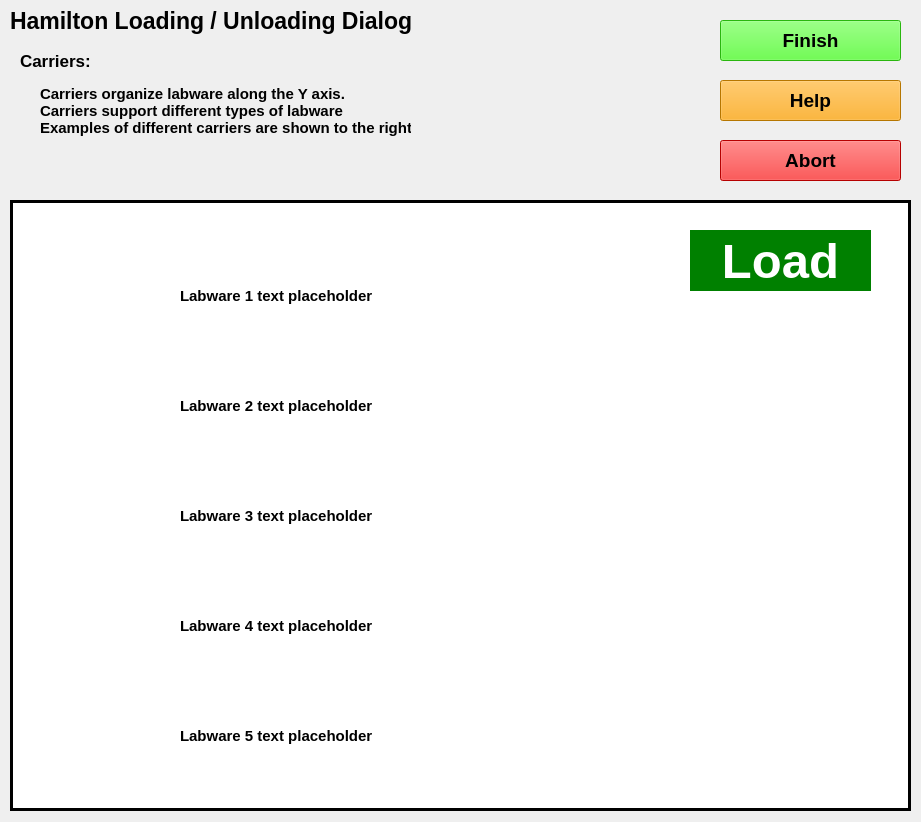
<?xml version="1.0" encoding="UTF-8"?>
<ui version="4.0">
 <class>dd5</class>
 <widget class="QWidget" name="dd5">
  <property name="geometry">
   <rect>
    <x>0</x>
    <y>0</y>
    <width>921</width>
    <height>822</height>
   </rect>
  </property>
  <property name="sizePolicy">
   <sizepolicy hsizetype="Preferred" vsizetype="Preferred">
    <horstretch>0</horstretch>
    <verstretch>0</verstretch>
   </sizepolicy>
  </property>
  <property name="minimumSize">
   <size>
    <width>0</width>
    <height>0</height>
   </size>
  </property>
  <property name="contextMenuPolicy">
   <enum>Qt::DefaultContextMenu</enum>
  </property>
  <property name="windowTitle">
   <string>5 Position Carrier Dialog</string>
  </property>
  <widget class="QLabel" name="title">
   <property name="geometry">
    <rect>
     <x>10</x>
     <y>0</y>
     <width>421</width>
     <height>41</height>
    </rect>
   </property>
   <property name="font">
    <font>
     <family>Segoe UI</family>
     <pointsize>17</pointsize>
     <bold>true</bold>
    </font>
   </property>
   <property name="layoutDirection">
    <enum>Qt::LeftToRight</enum>
   </property>
   <property name="text">
    <string>Hamilton Loading / Unloading Dialog</string>
   </property>
   <property name="alignment">
    <set>Qt::AlignLeading|Qt::AlignLeft|Qt::AlignVCenter</set>
   </property>
  </widget>
  <widget class="QLabel" name="carrier_info_header">
   <property name="geometry">
    <rect>
     <x>20</x>
     <y>40</y>
     <width>71</width>
     <height>41</height>
    </rect>
   </property>
   <property name="font">
    <font>
     <family>Segoe UI</family>
     <pointsize>13</pointsize>
     <bold>true</bold>
    </font>
   </property>
   <property name="layoutDirection">
    <enum>Qt::LeftToRight</enum>
   </property>
   <property name="text">
    <string>Carriers:</string>
   </property>
   <property name="alignment">
    <set>Qt::AlignLeading|Qt::AlignLeft|Qt::AlignVCenter</set>
   </property>
  </widget>
  <widget class="QLabel" name="carrier_info_bullets">
   <property name="geometry">
    <rect>
     <x>40</x>
     <y>80</y>
     <width>371</width>
     <height>61</height>
    </rect>
   </property>
   <property name="font">
    <font>
     <family>Segoe UI</family>
     <pointsize>11</pointsize>
     <bold>true</bold>
    </font>
   </property>
   <property name="layoutDirection">
    <enum>Qt::LeftToRight</enum>
   </property>
   <property name="text">
    <string>Carriers organize labware along the Y axis.
Carriers support different types of labware
Examples of different carriers are shown to the right.</string>
   </property>
   <property name="alignment">
    <set>Qt::AlignLeading|Qt::AlignLeft|Qt::AlignVCenter</set>
   </property>
  </widget>
  <widget class="QPushButton" name="thank_you_button">
   <property name="geometry">
    <rect>
     <x>720</x>
     <y>20</y>
     <width>181</width>
     <height>41</height>
    </rect>
   </property>
   <property name="font">
    <font>
     <pointsize>14</pointsize>
     <bold>true</bold>
    </font>
   </property>
   <property name="styleSheet">
    <string notr="true">background: #39FF14</string>
   </property>
   <property name="text">
    <string>Finish</string>
   </property>
  </widget>
  <widget class="QPushButton" name="thank_you_button_2">
   <property name="geometry">
    <rect>
     <x>720</x>
     <y>140</y>
     <width>181</width>
     <height>41</height>
    </rect>
   </property>
   <property name="font">
    <font>
     <pointsize>14</pointsize>
     <bold>true</bold>
    </font>
   </property>
   <property name="styleSheet">
    <string notr="true">background: red</string>
   </property>
   <property name="text">
    <string>Abort</string>
   </property>
  </widget>
  <widget class="QPushButton" name="thank_you_button_3">
   <property name="geometry">
    <rect>
     <x>720</x>
     <y>80</y>
     <width>181</width>
     <height>41</height>
    </rect>
   </property>
   <property name="font">
    <font>
     <pointsize>14</pointsize>
     <bold>true</bold>
    </font>
   </property>
   <property name="styleSheet">
    <string notr="true">background: orange</string>
   </property>
   <property name="text">
    <string>Help</string>
   </property>
  </widget>
  <widget class="QLabel" name="carrier_image_3d">
   <property name="geometry">
    <rect>
     <x>660</x>
     <y>210</y>
     <width>241</width>
     <height>591</height>
    </rect>
   </property>
   <property name="text">
    <string/>
   </property>
   <property name="pixmap">
    <pixmap>../../../../driver/HAMILTON/backend/library/shared/CustomDialogs/Carrier5PositionFTR3D.png</pixmap>
   </property>
   <property name="scaledContents">
    <bool>true</bool>
   </property>
  </widget>
  <widget class="QLabel" name="carrier_image_2d">
   <property name="geometry">
    <rect>
     <x>480</x>
     <y>210</y>
     <width>181</width>
     <height>591</height>
    </rect>
   </property>
   <property name="text">
    <string/>
   </property>
   <property name="pixmap">
    <pixmap>../../../../driver/HAMILTON/backend/library/shared/CustomDialogs/Carrier5PositionFTR2D.png</pixmap>
   </property>
   <property name="scaledContents">
    <bool>true</bool>
   </property>
  </widget>
  <widget class="QLabel" name="label_3">
   <property name="geometry">
    <rect>
     <x>20</x>
     <y>570</y>
     <width>151</width>
     <height>101</height>
    </rect>
   </property>
   <property name="text">
    <string/>
   </property>
   <property name="pixmap">
    <pixmap>images/NotApplicable.PNG</pixmap>
   </property>
   <property name="scaledContents">
    <bool>true</bool>
   </property>
  </widget>
  <widget class="QLabel" name="label_4">
   <property name="geometry">
    <rect>
     <x>20</x>
     <y>460</y>
     <width>151</width>
     <height>101</height>
    </rect>
   </property>
   <property name="text">
    <string/>
   </property>
   <property name="pixmap">
    <pixmap>../deck_loading_guidance/images/PlateCorning2000uL96Well.jpg</pixmap>
   </property>
   <property name="scaledContents">
    <bool>true</bool>
   </property>
  </widget>
  <widget class="QLabel" name="label_5">
   <property name="geometry">
    <rect>
     <x>20</x>
     <y>350</y>
     <width>151</width>
     <height>101</height>
    </rect>
   </property>
   <property name="text">
    <string/>
   </property>
   <property name="pixmap">
    <pixmap>images/NotApplicable.PNG</pixmap>
   </property>
   <property name="scaledContents">
    <bool>true</bool>
   </property>
  </widget>
  <widget class="QLabel" name="label_7">
   <property name="geometry">
    <rect>
     <x>20</x>
     <y>680</y>
     <width>151</width>
     <height>101</height>
    </rect>
   </property>
   <property name="text">
    <string/>
   </property>
   <property name="pixmap">
    <pixmap>images/NotApplicable.PNG</pixmap>
   </property>
   <property name="scaledContents">
    <bool>true</bool>
   </property>
  </widget>
  <widget class="QLabel" name="label_8">
   <property name="geometry">
    <rect>
     <x>13</x>
     <y>203</y>
     <width>895</width>
     <height>605</height>
    </rect>
   </property>
   <property name="styleSheet">
    <string notr="true">background-color: white</string>
   </property>
   <property name="text">
    <string/>
   </property>
  </widget>
  <widget class="QLabel" name="label_9">
   <property name="geometry">
    <rect>
     <x>10</x>
     <y>200</y>
     <width>901</width>
     <height>611</height>
    </rect>
   </property>
   <property name="styleSheet">
    <string notr="true">background-color: black</string>
   </property>
   <property name="text">
    <string/>
   </property>
  </widget>
  <widget class="QLabel" name="label_6">
   <property name="geometry">
    <rect>
     <x>20</x>
     <y>240</y>
     <width>151</width>
     <height>101</height>
    </rect>
   </property>
   <property name="text">
    <string/>
   </property>
   <property name="pixmap">
    <pixmap>../deck_loading_guidance/images/PlateBiorad200uL96Well.jpg</pixmap>
   </property>
   <property name="scaledContents">
    <bool>true</bool>
   </property>
  </widget>
  <widget class="QLabel" name="carrier_info_bullets_2">
   <property name="geometry">
    <rect>
     <x>180</x>
     <y>250</y>
     <width>291</width>
     <height>91</height>
    </rect>
   </property>
   <property name="font">
    <font>
     <family>Segoe UI</family>
     <pointsize>11</pointsize>
     <bold>true</bold>
    </font>
   </property>
   <property name="layoutDirection">
    <enum>Qt::LeftToRight</enum>
   </property>
   <property name="text">
    <string>Labware 1 text placeholder</string>
   </property>
   <property name="alignment">
    <set>Qt::AlignLeading|Qt::AlignLeft|Qt::AlignVCenter</set>
   </property>
   <property name="wordWrap">
    <bool>true</bool>
   </property>
  </widget>
  <widget class="QLabel" name="carrier_info_bullets_3">
   <property name="enabled">
    <bool>true</bool>
   </property>
   <property name="geometry">
    <rect>
     <x>180</x>
     <y>360</y>
     <width>291</width>
     <height>91</height>
    </rect>
   </property>
   <property name="font">
    <font>
     <family>Segoe UI</family>
     <pointsize>11</pointsize>
     <bold>true</bold>
    </font>
   </property>
   <property name="layoutDirection">
    <enum>Qt::LeftToRight</enum>
   </property>
   <property name="text">
    <string>Labware 2 text placeholder</string>
   </property>
   <property name="alignment">
    <set>Qt::AlignLeading|Qt::AlignLeft|Qt::AlignVCenter</set>
   </property>
   <property name="wordWrap">
    <bool>true</bool>
   </property>
  </widget>
  <widget class="QLabel" name="carrier_info_bullets_4">
   <property name="geometry">
    <rect>
     <x>180</x>
     <y>470</y>
     <width>291</width>
     <height>91</height>
    </rect>
   </property>
   <property name="font">
    <font>
     <family>Segoe UI</family>
     <pointsize>11</pointsize>
     <bold>true</bold>
    </font>
   </property>
   <property name="layoutDirection">
    <enum>Qt::LeftToRight</enum>
   </property>
   <property name="text">
    <string>Labware 3 text placeholder</string>
   </property>
   <property name="alignment">
    <set>Qt::AlignLeading|Qt::AlignLeft|Qt::AlignVCenter</set>
   </property>
   <property name="wordWrap">
    <bool>true</bool>
   </property>
  </widget>
  <widget class="QLabel" name="carrier_info_bullets_5">
   <property name="enabled">
    <bool>true</bool>
   </property>
   <property name="geometry">
    <rect>
     <x>180</x>
     <y>580</y>
     <width>291</width>
     <height>91</height>
    </rect>
   </property>
   <property name="font">
    <font>
     <family>Segoe UI</family>
     <pointsize>11</pointsize>
     <bold>true</bold>
    </font>
   </property>
   <property name="layoutDirection">
    <enum>Qt::LeftToRight</enum>
   </property>
   <property name="text">
    <string>Labware 4 text placeholder</string>
   </property>
   <property name="alignment">
    <set>Qt::AlignLeading|Qt::AlignLeft|Qt::AlignVCenter</set>
   </property>
   <property name="wordWrap">
    <bool>true</bool>
   </property>
  </widget>
  <widget class="QLabel" name="carrier_info_bullets_6">
   <property name="enabled">
    <bool>true</bool>
   </property>
   <property name="geometry">
    <rect>
     <x>180</x>
     <y>690</y>
     <width>291</width>
     <height>91</height>
    </rect>
   </property>
   <property name="font">
    <font>
     <family>Segoe UI</family>
     <pointsize>11</pointsize>
     <bold>true</bold>
    </font>
   </property>
   <property name="layoutDirection">
    <enum>Qt::LeftToRight</enum>
   </property>
   <property name="autoFillBackground">
    <bool>false</bool>
   </property>
   <property name="text">
    <string>Labware 5 text placeholder</string>
   </property>
   <property name="alignment">
    <set>Qt::AlignLeading|Qt::AlignLeft|Qt::AlignVCenter</set>
   </property>
   <property name="wordWrap">
    <bool>true</bool>
   </property>
  </widget>
  <widget class="QLabel" name="carrier_info_header_2">
   <property name="geometry">
    <rect>
     <x>690</x>
     <y>230</y>
     <width>181</width>
     <height>61</height>
    </rect>
   </property>
   <property name="font">
    <font>
     <family>Segoe UI</family>
     <pointsize>37</pointsize>
     <bold>true</bold>
    </font>
   </property>
   <property name="layoutDirection">
    <enum>Qt::LeftToRight</enum>
   </property>
   <property name="styleSheet">
    <string notr="true">background-color: green;
color: white;</string>
   </property>
   <property name="text">
    <string>Load</string>
   </property>
   <property name="alignment">
    <set>Qt::AlignCenter</set>
   </property>
  </widget>
  <zorder>label_9</zorder>
  <zorder>label_8</zorder>
  <zorder>title</zorder>
  <zorder>carrier_info_header</zorder>
  <zorder>carrier_info_bullets</zorder>
  <zorder>thank_you_button</zorder>
  <zorder>thank_you_button_2</zorder>
  <zorder>thank_you_button_3</zorder>
  <zorder>carrier_image_3d</zorder>
  <zorder>carrier_image_2d</zorder>
  <zorder>label_3</zorder>
  <zorder>label_4</zorder>
  <zorder>label_5</zorder>
  <zorder>label_7</zorder>
  <zorder>label_6</zorder>
  <zorder>carrier_info_bullets_2</zorder>
  <zorder>carrier_info_bullets_3</zorder>
  <zorder>carrier_info_bullets_4</zorder>
  <zorder>carrier_info_bullets_5</zorder>
  <zorder>carrier_info_bullets_6</zorder>
  <zorder>carrier_info_header_2</zorder>
 </widget>
 <resources>
  <include location="../deck_loading_guidance/dlg.qrc"/>
 </resources>
 <connections/>
</ui>
